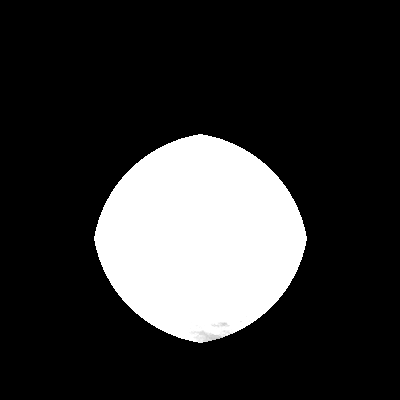
#> input picture verification/continuous-water-prototype/safe-interior-mask.png, 400 x 400 px
$ python material_only_gate.py
#> lines starting #> are read from the running program, lines starting #| are printed output that depends on the picture
from __future__ import annotations

from pathlib import Path
import json
from PIL import Image, ImageFilter, ImageDraw
import numpy as np

ROOT = Path(__file__).resolve().parent
REF = ROOT / 'references'
SIZE = 400
CROP = (20, 20, 340, 340)


def load_ref(name):
    return Image.open(REF / name).convert('RGB').crop(CROP).resize((SIZE, SIZE), Image.Resampling.LANCZOS)


# [50 lines left out: functions apply_review_mask, combined_internal, labeled_row, build_shell_tests, not called in this run]


def main():
    # Freeze the existing M1.4 material files: this script only reads them and
    # writes review evidence beside them.
    safe = Image.open(ROOT / 'safe-interior-mask.png').convert('L')
#> safe is the input picture: PIL image 400x400 L; min 0, max 255, mean 51
    comparison = safe.filter(ImageFilter.MinFilter(21)).filter(ImageFilter.GaussianBlur(3))
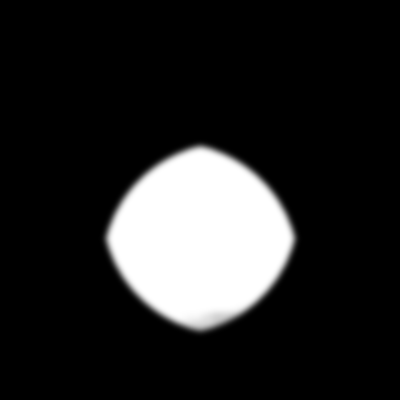
#> comparison: PIL image 400x400 L; min 0, max 255, mean 38.2
    comparison.save(ROOT / 'material-only-comparison-mask.png')
    ref025 = load_ref('final-art-025.png')
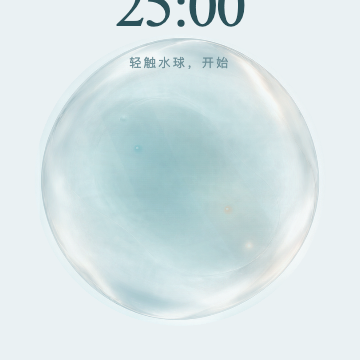
#> input picture verification/continuous-water-prototype/references/final-art-025.png, 360 x 360 px
#> in load_ref, `return Image.open(REF / name).convert('RGB').crop(CROP).resize((SIZE, ..`:
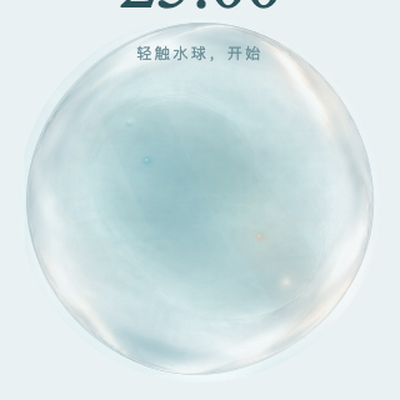
#> returned value: PIL image 400x400 RGB; mean R, G, B 212, 227.3, 229.1
    ref050 = load_ref('final-art-050.png')
#> call 2 of load_ref, with name = 'final-art-050.png'
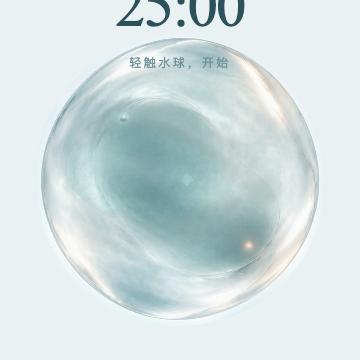
#> input picture verification/continuous-water-prototype/references/final-art-050.png, 360 x 360 px
#> in load_ref (call 2), `return Image.open(REF / name).convert('RGB').crop(CROP).resize((SIZE, ..`:
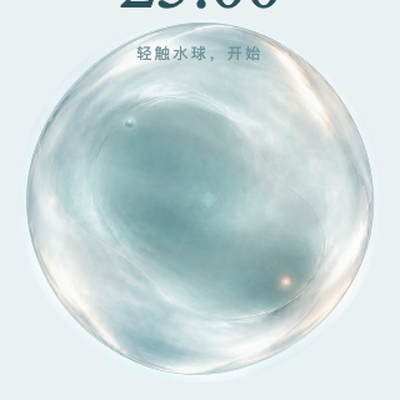
#> returned value: PIL image 400x400 RGB; mean R, G, B 204.8, 219.6, 220.5
    volume = Image.open(ROOT / 'neutral-water-volume-unclipped-rgb.png').convert('RGB')
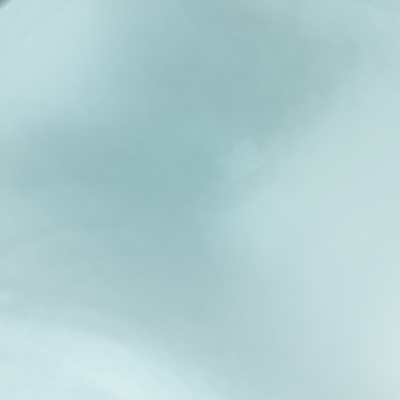
#> input picture verification/continuous-water-prototype/neutral-water-volume-unclipped-rgb.png, 400 x 400 px
#> volume is the input picture: PIL image 400x400 RGB; mean R, G, B 176.9, 207, 209.6
#> (the run stopped early here; a loop or call above may not have finished)
